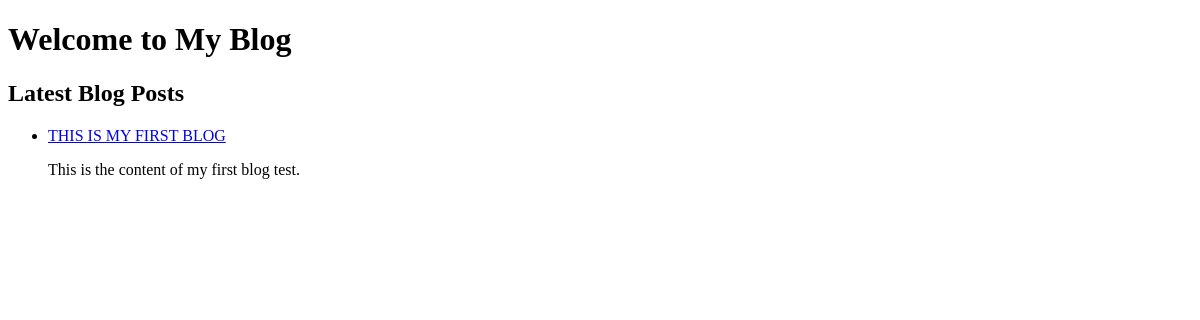
The app's page /, older data.
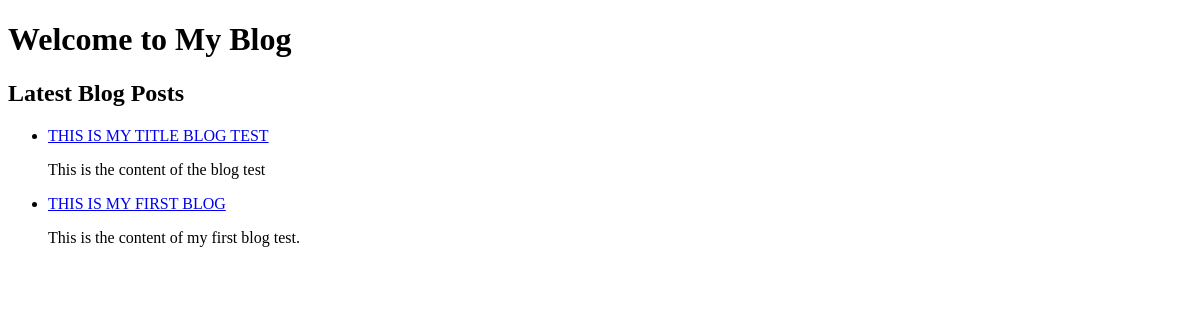
The same page, newer data.
### my_blog/models.py (models this page shows, shortened)
class BlogPost(models.Model):
    title = models.CharField(max_length=200)
    content = models.TextField()
    author = models.ForeignKey(User, on_delete=models.CASCADE)
    created_at = models.DateTimeField(auto_now_add=True)
    updated_at = models.DateTimeField(auto_now=True)

### my_blog/views.py (the view)
# urls.py: 2. Add a URL to urlpatterns:  path('', views.home, name='home')
def home(request):
    blog_posts = BlogPost.objects.all().order_by('-created_at')
    return render(request, 'home.html', {'blog_posts': blog_posts})

### my_blog/templates/home.html (shortened to what this page needs)
<!DOCTYPE html>
<html lang="en">
<head>
</head>
<body>
    <h1>Welcome to My Blog</h1>
    <h2>Latest Blog Posts</h2>
    <ul>
     {%for blog_post in blog_posts%}
        <li>
            <a href="{% url 'post_detail' blog_post.id%}">{{ blog_post.title }}</a>
            <p>{{blog_post.content}}</p>
        </li>
      {%empty%}
         <p>No blog posts available yet. Check back later!</p>
       {% endfor %}
    </ul>
</body>
</html>

Row changes from the older to the newer data that the page shows:
added BlogPost: title "THIS IS MY TITLE BLOG TEST", content "This is the content of the blog test"
